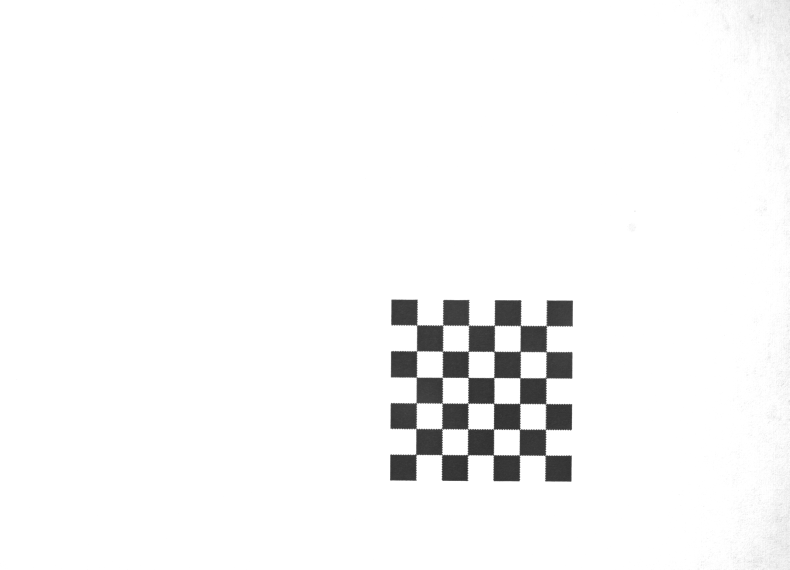
#> input picture images/10.tif, 2368 x 1708 px (shown at 1/3 size); its folder holds only this picture in this run
$ python test.py
#> lines starting #> are read from the running program, lines starting #| are printed output that depends on the picture
### calibration.py
import numpy as np
import cv2
import glob
import os

'''
This is a calibration function using OpenCV Chessboard calibration plate.
--------------------------------------------------------------------
Input Parameters:
 1. length: length of the square (a single chess lattice) in mm
 2. rows: the number of lattices in a column (number of rows)
 3. cols: the number of lattices in a row (number of columns)
 4. image_path: path of images of calibration plate images, i.e. "./images/"
Return Parameters:
 1. Bool Value
 2. Camera Intrinsic Matrix
 3. Distortion Matrix
Other Output:
 Generate a directory "./calibration_results" containing numpy array of all the calibration
 result matrixes. The number of rotation_matrix_*.txt and translation_matrix_*.txt represents
 the corresponding number of input images.
---------------------------------------------------------------------
Please note that:
 1. Some parameters may need modifications for real condition.
 2. Calibration is a ONE-TIME process. Manually check of calibration images is NECESSARY.
'''

def perform_calibration(length,rows,cols,image_path):
    # setting termination condition
#> called with length = 3.6, rows = 7, cols = 7, image_path = 'images/'
    criteria = (cv2.TERM_CRITERIA_EPS + cv2.TERM_CRITERIA_MAX_ITER, 100, 0.001)

    m = rows - 1
    n = cols - 1
    assert m >= 1, 'invalid number of rows'
    assert n >= 1, 'invalid number of columns'

    # setting world coordinates of the calibration plate
    world_points = np.zeros((m*n,3),np.float32)
    world_points[:,:2]= np.mgrid[0:m,0:n].T.reshape(-1,2)
    world_points = world_points * length

    obj_points = []
    img_points = []

    #reading calibration images, finding corners
    path = os.path.join(image_path,"*.tif")
    images = glob.glob(path)

    for image in images:
        img = cv2.imread(image)
#> img is the input picture: shape (1708, 2368, 3); min 43, max 255, mean 247.3
        gray = cv2.cvtColor(img,cv2.COLOR_BGR2GRAY)

        ret, corners = cv2.findChessboardCorners(gray,(m,n),None)
#> ret = True; corners = 36 rows, first 8: [1251, 975.5], [1328, 976.7], [1407.7, 975.2], [1484.8, 976.2], [1562.3, 975.4], [1639.5, 978.5], [1250.6, 1054.6], [1329.5, 1054]

        if ret == True:
            obj_points.append(world_points)

            # find subpixel corners, the size of the searching window may need modifications!!!
            corners2 = cv2.cornerSubPix(gray, corners, (15,15),(-1,-1),criteria)
#> corners2 = 36 rows, first 8: [1250.9, 975.3], [1329.1, 976], [1406.5, 976.5], [1484.1, 976.9], [1561.7, 977.1], [1639.5, 978.4], [1250.4, 1053.7], [1328.9, 1054.5]
            img_points.append(corners2)

            img = cv2.drawChessboardCorners(img, (m,n), corners2,ret)
            img_resized = cv2.resize(img,(1184, 854))

            cv2.putText(img_resized, 'Please check if all corners are correctly found.',
            (50, 30), cv2.FONT_HERSHEY_SIMPLEX,
            0.6, (0, 0, 255), 2)
            cv2.putText(img_resized, 'If not, press esc to exit (you may need to change an image).',
            (50, 60), cv2.FONT_HERSHEY_SIMPLEX,
            0.6, (0, 0, 255), 2)
            cv2.putText(img_resized, 'Press any other keys to continue.',
            (50, 90), cv2.FONT_HERSHEY_SIMPLEX,
            0.6, (0, 255, 0), 2)
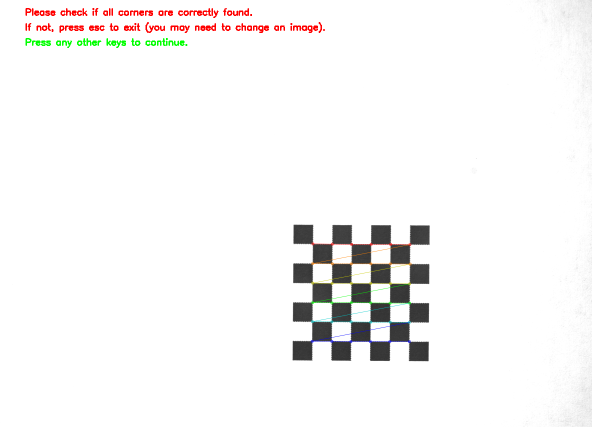
#> img_resized: shape (854, 1184, 3) (shown at 1/2 size); mean B, G, R 245.1, 245.7, 246.8
            cv2.imshow('Calibration',img_resized)

            cv2.imshow('img',img_resized)
            # [4 lines of commented-out code are left out]
            cv2.destroyAllWindows()


    # calibration
    # rvecs, tvecs are the rotation vector and moving vector
    # mtx is the camera matrix
    # dist is the distortion coefficients
    ret, mtx, dist, rvecs, tvecs = cv2.calibrateCamera(obj_points, img_points, gray.shape[::-1], None, None)
#> ret = 0.55; mtx = [[9572.2, 0, 1183.1], [0, 9669.3, 853.2], [0, 0, 1]]; dist = [[0.783, 124.3, -0.134, -0.00143, 0.634]]; rvecs = ([-0.0893, -0.101, 0.00957],); tvecs = ([3.11, 5.57, 438.2],)

    #write part
    dir = './calibration_result'
    if not os.path.exists(dir):
        os.makedirs(dir)

    np.savetxt("./calibration_result/camera_intrinsic_matrix.txt",mtx)

    np.savetxt("./calibration_result/distortion_matrix.txt",dist)

    i=1
    for mat in rvecs:
        np.savetxt("./calibration_result/rotation_matrix_{}.txt".format(i),mat)
        i=i+1
#> this loop made 1 pass
#> (mat, i) on pass 1: ([-0.0893, -0.101, 0.00957], 2)
#> after the loop, i = 2
    j=1
    for mat in tvecs:
        np.savetxt("./calibration_result/translation_matrix_{}.txt".format(j),mat)
        j=j+1
#> this loop made 1 pass
#> (mat, j) on pass 1: ([3.11, 5.57, 438.2], 2)
#> after the loop, j = 2

    return ret, mtx, dist

### undistort.py
import numpy as np
import cv2

'''
This function is for undistortion after calibration. Camera intrinsic matrix
and undistortion matrix are mandatory.
--------------------------------------------------------------------
Input Parameters:
 1. image: input image
 2. camera_mat_path: the matrix intrinsic matrix txt file obtained from calibration
    function. i.e. "./calibration_result/camera_intrinsic_matrix.txt"
 3. distrot_mat_path: the distortion matrix txt file obtained from calibration
    function. i.e. "./calibration_result/camera_intrinsic_matrix.txt"
Output:
    undistorted image
-----------
'''

def perform_undistortion(image,camera_mat_path,distort_mat_path):
#> (the run stopped early here; a loop or call above may not have finished)

$ run again, on images/5.tif
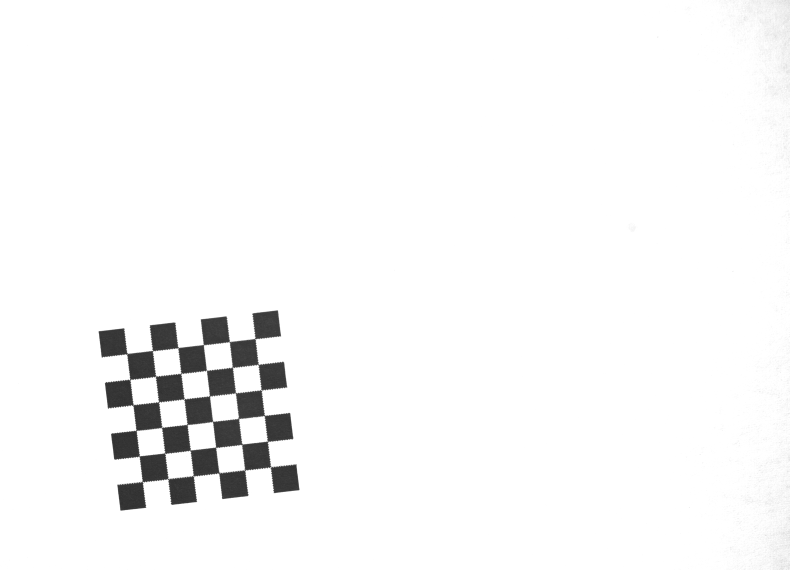
#> input picture images/5.tif, 2368 x 1708 px (shown at 1/3 size)
#> in perform_calibration, img is the input picture: shape (1708, 2368, 3); min 41, max 255, mean 247.4
#> in perform_calibration, `ret, corners = cv2.findChessboardCorners(gray,(m,n),None)`: ret = True; corners = 36 rows, first 8: [764.2, 1016.3], [774.5, 1093.7], [783.1, 1170], [795.1, 1247.5], [804.9, 1324.8], [814, 1400.8], [688.1, 1025.7], [697.1, 1101.4]
#> corners2 = 36 rows, first 8: [766.6, 1016.3], [775.6, 1094.1], [784.6, 1170.7], [793.9, 1247.5], [803.4, 1324.3], [811.7, 1401.4], [688.9, 1025.6], [697.8, 1103.4]
#> in perform_calibration, `cv2.putText(img_resized, 'Press any other keys to continue.', (50, 90)..`:
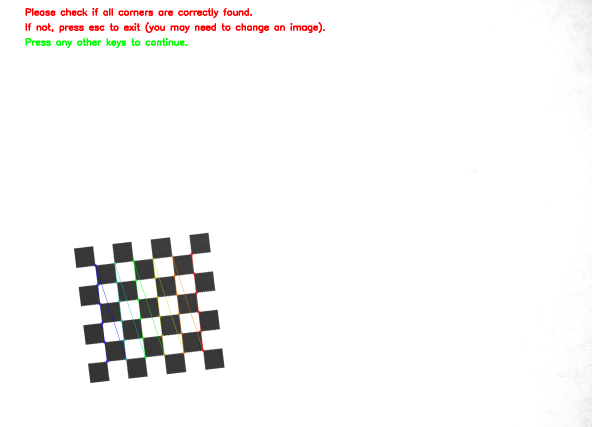
#> img_resized: shape (854, 1184, 3) (shown at 1/2 size); mean B, G, R 245.2, 245.8, 246.8
#> in perform_calibration, `ret, mtx, dist, rvecs, tvecs = cv2.calibrateCamera(obj_points, img_poi..`: ret = 0.503; mtx = [[5876.1, 0, 1161.1], [0, 5713.4, 1161.2], [0, 0, 1]]; dist = [[4.44, -273.7, 0.00048, 0.143, 7135]]; rvecs = ([0.0256, -0.0747, 1.46],); tvecs = ([-17.97, -6.69, 263.9],)
#> the loop in perform_calibration, `for mat in rvecs:` made 1 pass
#> (mat, i) on pass 1: ([0.0256, -0.0747, 1.46], 2)
#> after the loop in perform_calibration, `for mat in rvecs:`: i = 2
#> the loop in perform_calibration, `for mat in tvecs:` made 1 pass
#> (mat, j) on pass 1: ([-17.97, -6.69, 263.9], 2)

$ run again, on images/6.tif
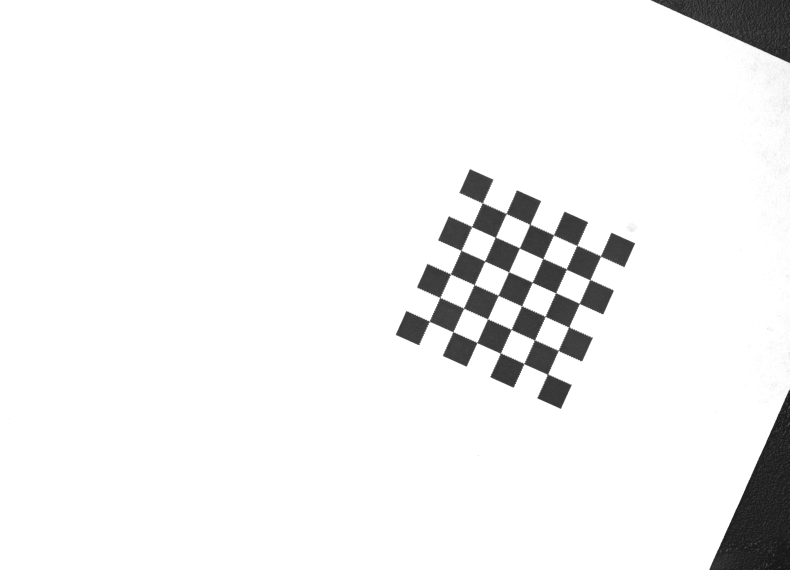
#> input picture images/6.tif, 2368 x 1708 px (shown at 1/3 size)
#> in perform_calibration, img is the input picture: shape (1708, 2368, 3); min 14, max 255, mean 242.2
#> in perform_calibration, `ret, corners = cv2.findChessboardCorners(gray,(m,n),None)`: ret = True; corners = 36 rows, first 8: [1447.5, 609], [1519, 642], [1590.5, 674.5], [1661.5, 705.5], [1732, 737.5], [1801.5, 769], [1415.6, 682.7], [1487, 713]
#> corners2 = 36 rows, first 8: [1448.2, 610.1], [1519.1, 641.2], [1590.7, 674.1], [1661.2, 705.7], [1731.7, 737.3], [1802.2, 768.6], [1415.6, 680.6], [1487, 713.2]
#> in perform_calibration, `cv2.putText(img_resized, 'Press any other keys to continue.', (50, 90)..`:
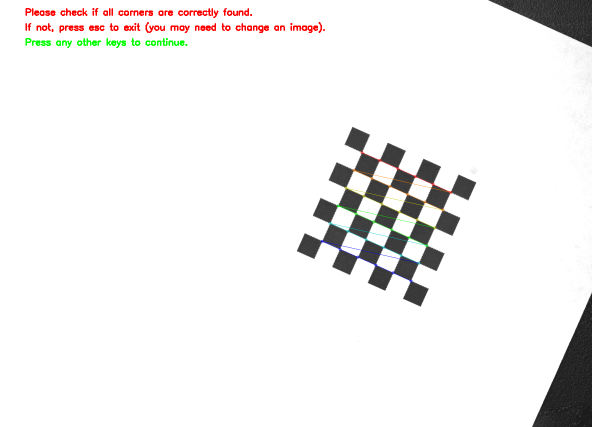
#> img_resized: shape (854, 1184, 3) (shown at 1/2 size); mean B, G, R 240, 240.6, 241.6
#> in perform_calibration, `ret, mtx, dist, rvecs, tvecs = cv2.calibrateCamera(obj_points, img_poi..`: ret = 0.458; mtx = [[7652.4, 0, 865.5], [0, 7639.8, 588.9], [0, 0, 1]]; dist = [[6.4, -574.2, -0.0629, -0.015, 17642.4]]; rvecs = ([-0.13, -0.0761, 0.427],); tvecs = ([26.72, 1.09, 357],)
#> the loop in perform_calibration, `for mat in rvecs:` made 1 pass
#> (mat, i) on pass 1: ([-0.13, -0.0761, 0.427], 2)
#> after the loop in perform_calibration, `for mat in rvecs:`: i = 2
#> the loop in perform_calibration, `for mat in tvecs:` made 1 pass
#> (mat, j) on pass 1: ([26.72, 1.09, 357], 2)

$ run again, on images/2.tif
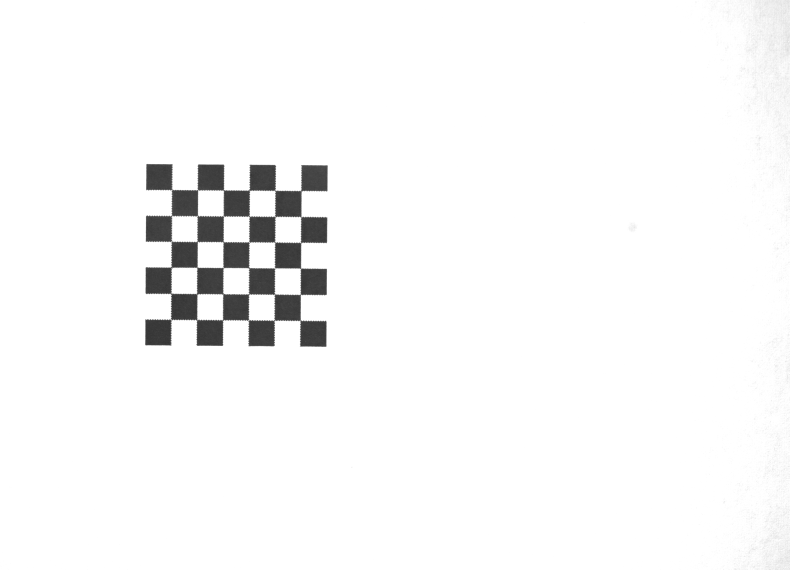
#> input picture images/2.tif, 2368 x 1708 px (shown at 1/3 size)
#> in perform_calibration, img is the input picture: shape (1708, 2368, 3); min 47, max 255, mean 247.6
#> in perform_calibration, `ret, corners = cv2.findChessboardCorners(gray,(m,n),None)`: ret = True; corners = 36 rows, first 8: [515.7, 570.3], [594.7, 571.3], [671.5, 571], [749, 571], [825.5, 572.5], [904.5, 572.5], [517.7, 648.3], [591.3, 649.4]
#> corners2 = 36 rows, first 8: [515.6, 570.3], [593.6, 570.2], [671.3, 570.9], [749.2, 571], [825.8, 571.9], [904.3, 572.4], [515.4, 647.6], [593.2, 648.8]
#> in perform_calibration, `cv2.putText(img_resized, 'Press any other keys to continue.', (50, 90)..`:
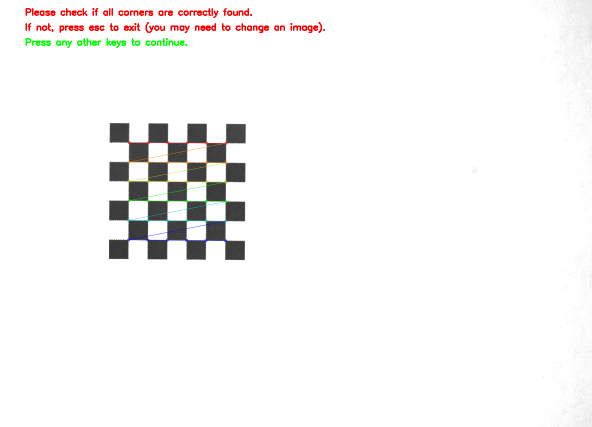
#> img_resized: shape (854, 1184, 3) (shown at 1/2 size); mean B, G, R 245.3, 246, 247
#> in perform_calibration, `ret, mtx, dist, rvecs, tvecs = cv2.calibrateCamera(obj_points, img_poi..`: ret = 0.478; mtx = [[16876.1, 0, 1256.8], [0, 16883.7, 999.8], [0, 0, 1]]; dist = [[0.833, 1192.1, 0.216, 0.146, 2.1]]; rvecs = ([0.172, 0.15, 0.0108],); tvecs = ([-33.86, -19.9, 753.8],)
#> the loop in perform_calibration, `for mat in rvecs:` made 1 pass
#> (mat, i) on pass 1: ([0.172, 0.15, 0.0108], 2)
#> after the loop in perform_calibration, `for mat in rvecs:`: i = 2
#> the loop in perform_calibration, `for mat in tvecs:` made 1 pass
#> (mat, j) on pass 1: ([-33.86, -19.9, 753.8], 2)
